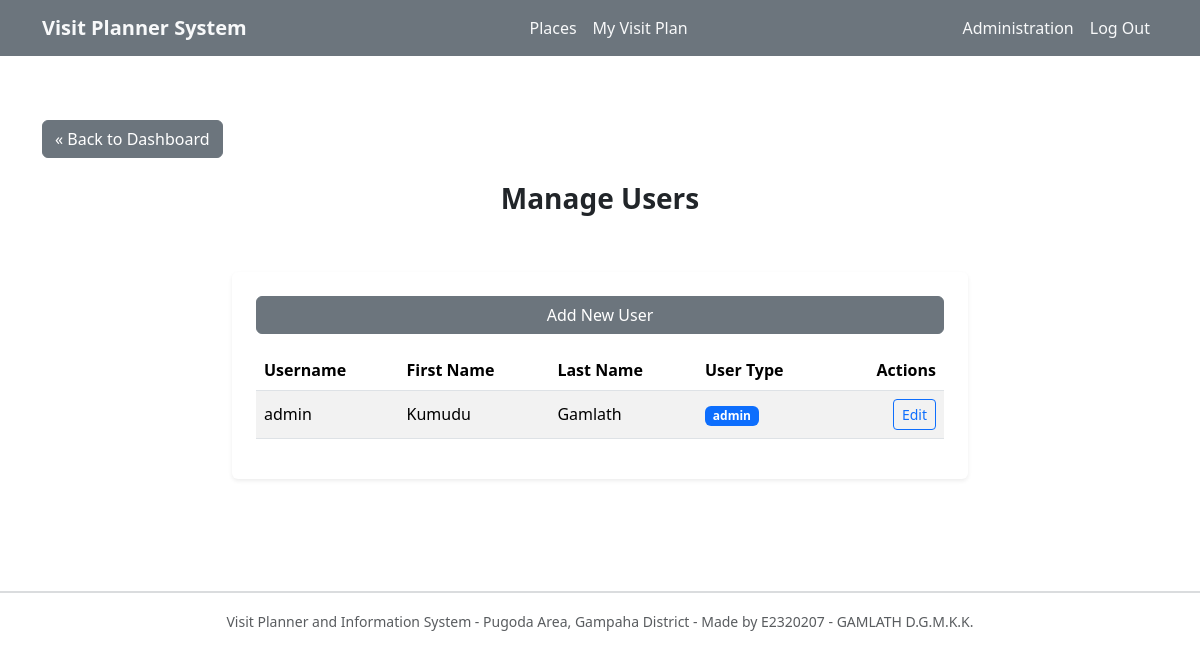
/admin/manage_users.php (signed in), run on the app's committed database.
### tables this page shows
CREATE TABLE IF NOT EXISTS users (
    user_id              INT AUTO_INCREMENT PRIMARY KEY,
    username             VARCHAR(255) UNIQUE,
    first_name           VARCHAR(50) NOT NULL,
    last_name            VARCHAR(50),
    password_hash        VARCHAR(255) NOT NULL,
    user_type            VARCHAR(50) NOT NULL
);

### admin/manage_users.php (the view, shortened to what this page needs)
<?php
include __DIR__ . '/../includes/header.php';
?>
<div class="container py-5">
    <a href="admin_dashboard.php" class="btn btn-<?= htmlspecialchars($theme_color) ?> mt-3">&laquo; Back to Dashboard</a>
    <div class="row justify-content-center mb-5">
        <div class="col-md-6 text-center">
            <h1 class="h3 fw-bold mt-4">Manage Users</h1>
        </div>
    </div>
    <div class="row justify-content-center">
        <div class="col-md-8 col-sm-10">
            <div class="card shadow-sm border-0">
                <div class="card-body p-4">
                    <a href="add_user.php" class="btn btn-<?= htmlspecialchars($theme_color) ?> w-100 mb-3">Add New User</a>
                    <table class="table table-striped table-hover align-middle">
                        <thead>
                            <tr>
                                <th scope="col">Username</th>
                                <th scope="col">First Name</th>
                                <th scope="col">Last Name</th>
                                <th scope="col">User Type</th>
                                <th scope="col" class="text-end">Actions</th>
                            </tr>
                        </thead>
                        <tbody>
                            <?php
                            $sql = "SELECT user_id, username, first_name, last_name, user_type FROM users ORDER BY user_id ASC";
                            $result = $conn->execute_query($sql);
                            while ($row = $result->fetch_assoc()): ?>
                                <tr>
                                    <td><?= htmlspecialchars($row['username']); ?></td>
                                    <td><?= htmlspecialchars($row['first_name'] ?? ''); ?></td>
                                    <td><?= htmlspecialchars($row['last_name'] ?? ''); ?></td>
                                    <td><span class="badge bg-<?= ($row['user_type'] === 'admin') ? 'primary' : 'secondary'; ?>"><?= htmlspecialchars($row['user_type']); ?></span></td>
                                    <td class="text-end">
                                        <a href="edit_user.php?user_id=<?= (int)$row['user_id']; ?>" class="btn btn-sm btn-outline-primary">Edit</a>
                                    </td>
                                </tr>
                            <?php endwhile; ?>
                        </tbody>
                    </table>
                </div>
            </div>
        </div>
    </div>
</div>
<?php
include __DIR__ . '/../includes/footer.php';
?>

### data on the page
users: username "admin", first_name "Kumudu", last_name "Gamlath", user_type "admin"
